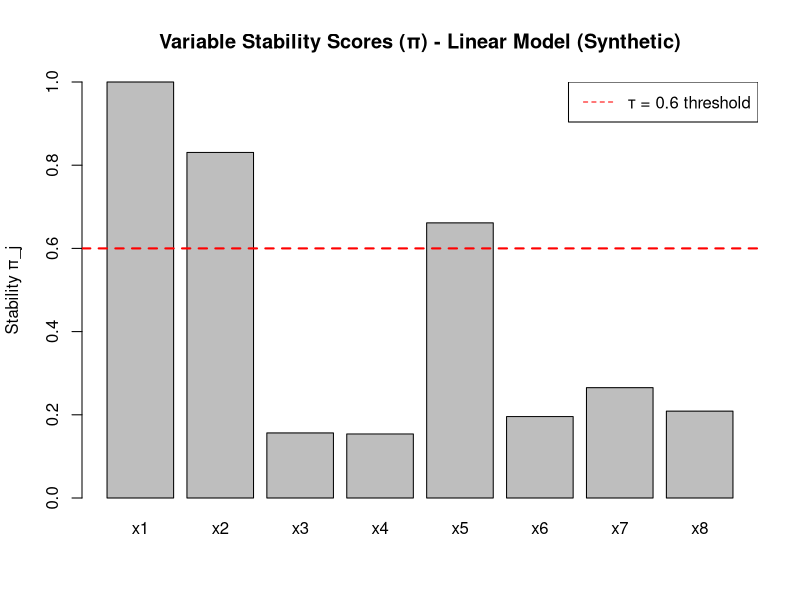
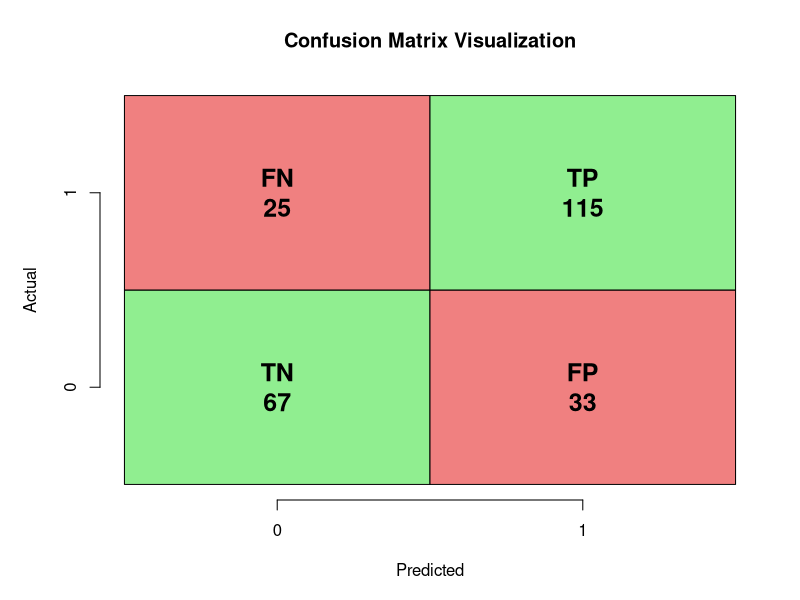
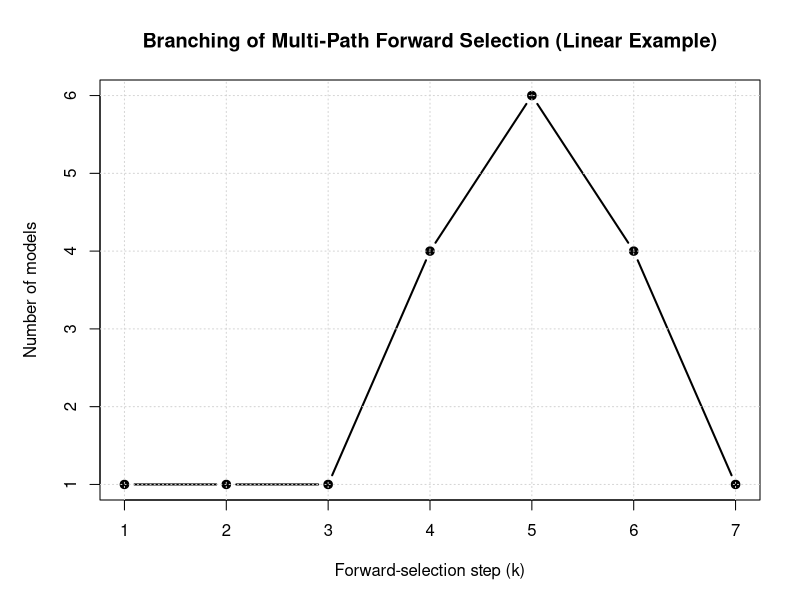
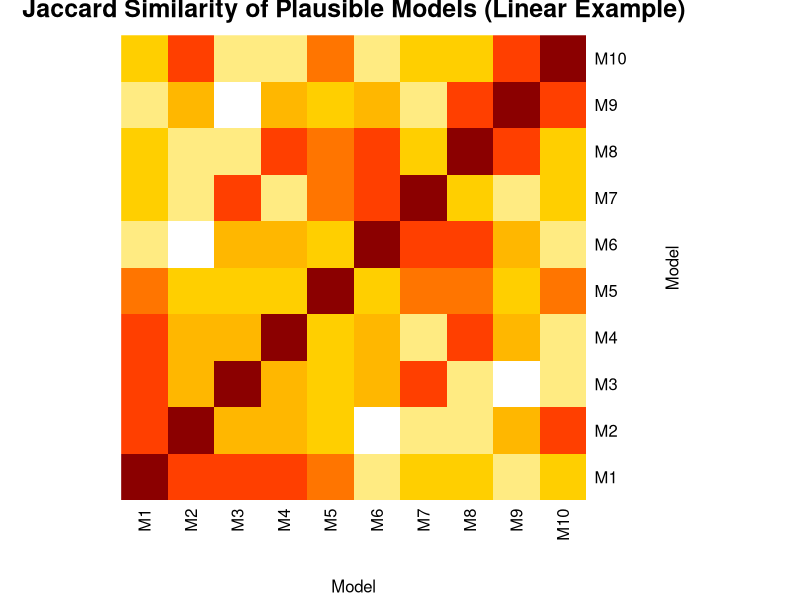

Here is the R script that generated these plots, in order: (Note: this script raises an error after producing the figures.)
## ---- chunk 1
knitr::opts_chunk$set(
  echo = TRUE,
  message = FALSE,
  warning = FALSE,
  fig.width = 10,
  fig.height = 6
)
set.seed(42)

## ---- chunk 2
## Synthetic Gaussian data

n  <- 200
p  <- 8
X_linear <- as.data.frame(matrix(rnorm(n * p), n, p))
names(X_linear) <- paste0("x", 1:p)

beta <- c(2, -1.5, 0, 0, 1, rep(0, p - 5))
y_linear <- as.numeric(as.matrix(X_linear) %*% beta + rnorm(n, sd = 1.0))

## Synthetic Logistic data

n2 <- 240
p2 <- 6
X_logistic <- as.data.frame(matrix(rnorm(n2 * p2), n2, p2))
names(X_logistic) <- paste0("x", 1:p2)

linlp <- 0.6 + 1.0 * X_logistic$x1 - 1.2 * X_logistic$x2 + 0.8 * X_logistic$x5
pr    <- 1 / (1 + exp(-linlp))
y_logistic <- rbinom(n2, size = 1, prob = pr)

## ---- chunk 3

# -------------------------------------------------------------

# Core Helper: fit_model_aic()

# -------------------------------------------------------------

#' Compute AIC for a model with selected predictors
#'
#' @param X A data frame of predictors (n × p)
#' @param y Response vector of length n
#' @param vars Integer vector of column indices to include (empty = intercept-only)
#' @param model_type Either "gaussian" or "binomial"
#'
#' @return Numeric AIC value
fit_model_aic <- function(X, y, vars, model_type = c("gaussian", "binomial")) {
model_type <- match.arg(model_type)

# Empty model (intercept only)

if (length(vars) == 0) {
df  <- data.frame(y = y)
fam <- if (model_type == "gaussian") gaussian() else binomial()
fit <- glm(y ~ 1, data = df, family = fam)
return(AIC(fit))
}

# Data frame with selected predictors

df  <- data.frame(y = y, X[, vars, drop = FALSE])
fam <- if (model_type == "gaussian") gaussian() else binomial()
fit <- glm(y ~ ., data = df, family = fam)

AIC(fit)
}

## Quick internal test (Gaussian example)

test_aic_empty <- fit_model_aic(
X = X_linear,
y = y_linear,
vars = integer(0),
model_type = "gaussian"
)

test_aic_two_vars <- fit_model_aic(
X = X_linear,
y = y_linear,
vars = c(1, 2),
model_type = "gaussian"
)

cat("Test: Intercept-only AIC =", round(test_aic_empty, 3), "\n")
cat("Test: AIC with x1 + x2    =", round(test_aic_two_vars, 3), "\n")


## ---- chunk 4
#-------------------------------------------------------------
#Algorithm 1: multi_path_forward()
#-------------------------------------------------------------

#' Algorithm 1: Multiple-Path Forward Selection
#'
#' @param X Data frame of predictors
#' @param y Response vector
#' @param model_type "gaussian" or "binomial"
#' @param K Maximum number of steps (defaults to min(p, 10))
#' @param eps Minimum AIC improvement required to expand a model
#' @param delta AIC tolerance for keeping near-ties
#' @param L Maximum number of models to keep per step
#'
#' @return List with:
#' - var_names: predictor names
#' - step_models: models at each step (list of lists)
#' - step_AICs: corresponding AICs
multi_path_forward <- function(
X, y,
model_type = c("gaussian", "binomial"),
K = NULL,
eps = 1e-6,
delta = 2,
L = 50
) {
model_type <- match.arg(model_type)
X <- as.data.frame(X)

p <- ncol(X)
var_names <- colnames(X)
if (is.null(K)) K <- min(p, 10)

#Helper to create unique key for a model

model_key <- function(idx) {
if (length(idx) == 0) return("")
paste(sort(idx), collapse = ",")
}

#Initialize: parent is empty model (intercept only)

parent_models <- list(integer(0))
parent_AICs <- fit_model_aic(X, y, vars = integer(0), model_type = model_type)

step_models <- list()
step_AICs <- list()

for (k in seq_len(K)) {
cat("Step", k, ": processing", length(parent_models), "parent model(s)...\n")

children_list <- list()
children_AICs <- numeric(0)
children_keys <- character(0)

# For each parent, generate all possible children
for (m in seq_along(parent_models)) {
  parent_idx <- parent_models[[m]]
  parent_aic <- parent_AICs[m]

  remaining <- setdiff(seq_len(p), parent_idx)
  if (length(remaining) == 0) next  # no more variables to add

  cand_models <- list()
  cand_AICs   <- numeric(0)

  # Try adding each remaining variable
  for (j in remaining) {
    child_idx <- sort(c(parent_idx, j))
    aic_child <- fit_model_aic(X, y, vars = child_idx, model_type = model_type)
    cand_models[[length(cand_models) + 1]] <- child_idx
    cand_AICs[length(cand_AICs) + 1]       <- aic_child
  }

  if (!length(cand_AICs)) next

  best_child_AIC <- min(cand_AICs)

  # Check: is there at least eps improvement?
  if ((parent_aic - best_child_AIC) < eps) {
    cat("  Parent", m, ": no improvement ≥ eps; stopping expansion.\n")
    next
  }

  # Keep children within delta of best child AIC
  keep_idx <- which(cand_AICs <= best_child_AIC + delta)
  for (i_keep in keep_idx) {
    child_idx <- cand_models[[i_keep]]
    aic_child <- cand_AICs[i_keep]
    key       <- model_key(child_idx)

    children_list[[length(children_list) + 1]] <- child_idx
    children_AICs[length(children_AICs) + 1]   <- aic_child
    children_keys[length(children_keys) + 1]   <- key
  }
}

# If no children generated, stop
if (!length(children_list)) {
  cat("No further improvement. Stopping.\n")
  break
}

# Deduplicate: keep best AIC per unique model key
df_children <- data.frame(
  key = children_keys,
  AIC = children_AICs,
  stringsAsFactors = FALSE
)

agg <- aggregate(AIC ~ key, data = df_children, FUN = min)
agg <- agg[order(agg$AIC), ]

# Cap at L models
if (!is.null(L) && nrow(agg) > L) {
  agg <- agg[seq_len(L), ]
}

cat("  Step", k, "produced", nrow(agg), "unique model(s) after dedup/cap.\n")

# Convert keys back to index vectors
new_parents <- vector("list", nrow(agg))
new_AICs    <- numeric(nrow(agg))

for (i in seq_len(nrow(agg))) {
  key <- agg$key[i]
  if (key == "") {
    idx <- integer(0)
  } else {
    idx <- as.integer(strsplit(key, ",")[[1]])
  }
  new_parents[[i]] <- idx
  new_AICs[i]      <- agg$AIC[i]
}

step_models[[k]] <- new_parents
step_AICs[[k]]   <- new_AICs

parent_models <- new_parents
parent_AICs   <- new_AICs

}

cat("\n=== Algorithm 1 Complete ===\n")

list(
var_names = var_names,
step_models = step_models,
step_AICs = step_AICs
)
}

cat("\n### RUNNING ALGORITHM 1: LINEAR REGRESSION (Synthetic) ###\n\n")
mp_full_linear <- multi_path_forward(
X = X_linear,
y = y_linear,
model_type = "gaussian",
K = NULL, # auto: min(p, 10)
eps = 1e-6,
delta = 2,
L = 50
)

cat("\nModels per step:\n")
print(sapply(mp_full_linear$step_models, length))






## ---- chunk 5
#-------------------------------------------------------------
#Algorithm 2: compute_stability()
#-------------------------------------------------------------

#' Algorithm 2: Compute variable stability via resampling
#'
#' @param X Data frame of predictors
#' @param y Response vector
#' @param model_type "gaussian" or "binomial"
#' @param B Number of resamples
#' @param resample_type "bootstrap" or "subsample"
#' @param m Subsample size (if using subsample)
#' @param K, eps, delta, L Algorithm 1 parameters
#'
#' @return Numeric vector of stability scores (one per predictor)
compute_stability <- function(
X, y,
model_type = c("gaussian", "binomial"),
B = 50,
resample_type = c("bootstrap", "subsample"),
m = NULL,
K = NULL,
eps = 1e-6,
delta = 2,
L = 50
) {
model_type <- match.arg(model_type)
resample_type <- match.arg(resample_type)

X <- as.data.frame(X)
n <- nrow(X)
p <- ncol(X)
var_names <- colnames(X)

if (is.null(m)) m <- ceiling(sqrt(n))
# Matrix to store proportions: rows = resamples, cols = variables

Z <- matrix(0, nrow = B, ncol = p)
colnames(Z) <- var_names

for (b in seq_len(B)) {
if (b %% 10 == 0) cat("Resample", b, "/", B, "\n")

# Generate resample
if (resample_type == "bootstrap") {
  idx <- sample(seq_len(n), size = n, replace = TRUE)
} else {
  idx <- sample(seq_len(n), size = m, replace = FALSE)
}

Xb <- X[idx, , drop = FALSE]
yb <- y[idx]

# Run multi-path search on resample
mp_b <- multi_path_forward(
  X = Xb, y = yb,
  model_type = model_type,
  K = K,
  eps = eps,
  delta = delta,
  L = L
)

# Collect all models from this resample
all_models_b <- unlist(mp_b$step_models, recursive = FALSE)
if (!length(all_models_b)) next

M <- length(all_models_b)

# For each variable, count how many models contain it
for (j in seq_len(p)) {
  count_j <- sum(vapply(
    all_models_b,
    function(idx) j %in% idx,
    logical(1)
  ))
  Z[b, j] <- count_j / M
}

}

#Average over resamples

pi <- colMeans(Z)

cat("\n=== Algorithm 2 Complete ===\n")
cat("Stability scores (π):\n")
print(round(pi, 3))

pi
}

cat("\n### RUNNING ALGORITHM 2: STABILITY (LINEAR, Synthetic) ###\n\n")
stability_pi_linear <- compute_stability(
X = X_linear, y = y_linear,
model_type = "gaussian",
B = 20, # reduced for knitting speed; use 50+ in final
resample_type = "bootstrap",
K = NULL,
eps = 1e-6,
delta = 2,
L = 50
)

barplot(
stability_pi_linear,
main = "Variable Stability Scores (π) - Linear Model (Synthetic)",
ylab = "Stability π_j",
ylim = c(0, 1)
)
abline(h = 0.6, lty = 2, col = "red", lwd = 2)
legend("topright", legend = "τ = 0.6 threshold", lty = 2, col = "red")

## ---- chunk 6

# ---------------------------------------------------------
# Algorithm 3: Plausible Model Selection
# ---------------------------------------------------------
# Combines:
#  • AIC quality (within Δ of best model)
#  • Stability (average π ≥ τ)
# ---------------------------------------------------------

#' Algorithm 3: Select plausible, stable models
#'
#' @param mp_full Output list from Algorithm 1
#' @param stability_pi Named vector of stability scores (Algorithm 2)
#' @param Delta AIC tolerance (default = 2)
#' @param tau Minimum average stability threshold (default = 0.6)
#'
#' @return Data frame of plausible models:
#'   columns = key, AIC, AIC_diff, size, vars, avg_stability
#'
select_plausible_models <- function(
    mp_full,
    stability_pi,
    Delta = 2,
    tau = 0.6
) {

  var_names   <- mp_full$var_names
  step_models <- mp_full$step_models
  step_AICs   <- mp_full$step_AICs

  # Helper: unique key for a set of variables
  model_key <- function(idx) {
    if (length(idx) == 0) return("")
    paste(sort(idx), collapse = ",")
  }

  # Flatten all models and AICs
  all_models <- unlist(step_models, recursive = FALSE)
  all_AICs   <- unlist(step_AICs)

  if (length(all_models) == 0) {
    cat("No models generated!\n")
    return(data.frame())
  }

  # Create model keys
  keys <- vapply(all_models, model_key, character(1))

  df <- data.frame(
    key = keys,
    AIC = all_AICs,
    stringsAsFactors = FALSE
  )

  # Aggregate by model key → keep minimum AIC per model
  agg <- aggregate(AIC ~ key, data = df, FUN = min)

  # Remove intercept-only model
  agg <- agg[agg$key != "", ]

  if (nrow(agg) == 0) {
    cat("No non-intercept models!\n")
    return(data.frame())
  }

  # Compute AIC differences
  best_AIC      <- min(agg$AIC)
  agg$AIC_diff  <- agg$AIC - best_AIC

  # Filter by AIC ≤ best + Delta
  plausible <- agg[agg$AIC_diff <= Delta, ]

  if (nrow(plausible) == 0) {
    cat("No models within AIC window!\n")
    return(data.frame())
  }

  # Compute size and stability
  size      <- integer(nrow(plausible))
  avg_stab  <- numeric(nrow(plausible))
  vars_str  <- character(nrow(plausible))

  for (i in seq_len(nrow(plausible))) {
    key <- plausible$key[i]
    idx <- as.integer(strsplit(key, ",")[[1]])

    size[i] <- length(idx)

    these_vars <- var_names[idx]
    vars_str[i] <- paste(these_vars, collapse = " + ")

    # Stability of the variables in this model
    avg_stab[i] <- mean(stability_pi[these_vars])
  }

  plausible$size          <- size
  plausible$vars          <- vars_str
  plausible$avg_stability <- avg_stab

  # Filter by stability threshold τ
  plausible_final <- plausible[plausible$avg_stability >= tau, ]

  if (nrow(plausible_final) == 0) {
    cat("Warning: No models meet stability threshold τ =", tau, "\n")
    cat("Returning all models in AIC window.\n")
    plausible_final <- plausible
  }

  # Order by AIC
  plausible_final <- plausible_final[order(plausible_final$AIC), ]

  cat("\n=== Algorithm 3 Complete ===\n")
  cat("Selected", nrow(plausible_final), "plausible model(s).\n")

  plausible_final
}

## ---- chunk 7
#-------------------------------------------------------------
#Algorithm 4: multi_path_AIC_pipeline()
#-------------------------------------------------------------

#' Algorithm 4: Complete Multi-Path AIC Pipeline
#'
#' @param X data frame of predictors
#' @param y response vector
#' @param model_type "gaussian" or "binomial"
#' @param K, eps, delta, L Algorithm 1 parameters
#' @param B, resample_type, m Algorithm 2 parameters
#' @param Delta, tau Algorithm 3 parameters
#'
#' @return list with:
#'   - mp_full: Algorithm 1 output
#'   - stability_pi: Algorithm 2 output
#'   - plausible: Algorithm 3 output
multi_path_AIC_pipeline <- function(
    X, y,
    model_type = c("gaussian", "binomial"),
    K = NULL,
    eps = 1e-6,
    delta = 2,
    L = 50,
    B = 50,
    resample_type = c("bootstrap", "subsample"),
    m = NULL,
    Delta = 2,
    tau = 0.6
) {
  model_type    <- match.arg(model_type)
  resample_type <- match.arg(resample_type)

  cat("\n", strrep("=", 60), "\n")
  cat("MULTI-PATH AIC PIPELINE\n")
  cat("Model type:", model_type, "\n")
  cat("Resamples (B):", B, "\n")
  cat(strrep("=", 60), "\n\n")

  # Step 1: Multi-path forward selection
  cat(">>> STEP 1: Multi-Path Forward Selection <<<\n\n")
  mp_full <- multi_path_forward(
    X = X, y = y,
    model_type = model_type,
    K = K,
    eps = eps,
    delta = delta,
    L = L
  )

  # Step 2: Stability via resampling
  cat("\n>>> STEP 2: Stability Estimation via Resampling <<<\n\n")
  stability_pi <- compute_stability(
    X = X, y = y,
    model_type    = model_type,
    B             = B,
    resample_type = resample_type,
    m             = m,
    K = K,
    eps = eps,
    delta = delta,
    L = L
  )

  # Step 3: Plausible models
  cat("\n>>> STEP 3: Plausible Model Selection <<<\n\n")
  plausible <- select_plausible_models(
    mp_full      = mp_full,
    stability_pi = stability_pi,
    Delta        = Delta,
    tau          = tau
  )

  cat("\n", strrep("=", 60), "\n")
  cat("PIPELINE COMPLETE\n")
  cat(strrep("=", 60), "\n")

  list(
    mp_full      = mp_full,
    stability_pi = stability_pi,
    plausible    = plausible
  )
}

## ---- chunk 8
#' (Optional) Confusion metrics for logistic models
#'
#' Computes confusion matrix and basic metrics at cutoff 0.5:
#' prevalence, accuracy, sensitivity, specificity, FDR, DOR.
#'
#' @param fit glm object with binomial family
#' @param y optional true labels (0/1 or 2-level factor). If NULL,
#'   tries to use fit$y.
#' @param newdata optional newdata for prediction; if NULL, uses training data.
#' @param cutoff probability threshold (default 0.5)
#'
#' @return list with 'confusion_matrix' and 'metrics' (named numeric vector)
confusion_metrics <- function(
    fit,
    y = NULL,
    newdata = NULL,
    cutoff = 0.5
) {
  if (!inherits(fit, "glm")) {
    stop("'fit' must be a glm object.")
  }
  fam <- stats::family(fit)$family
  if (fam != "binomial") {
    stop("'fit' must have binomial family.")
  }
  
  if (is.null(newdata)) {
    probs <- stats::fitted(fit)
  } else {
    probs <- stats::predict(fit, newdata = newdata, type = "response")
  }
  
  if (is.null(y)) {
    if (!is.null(fit$y)) {
      y <- fit$y
    } else {
      stop("Argument 'y' must be supplied if fit$y is not available.")
    }
  }
  
  if (is.factor(y)) {
    if (nlevels(y) != 2L) stop("y must be binary.")
    y <- as.integer(y == levels(y)[2L])
  } else {
    y <- as.numeric(y)
  }
  
  if (length(y) != length(probs)) {
    stop("length(y) must equal length of predicted probabilities.")
  }
  
  pred <- as.integer(probs >= cutoff)
  
  TP <- sum(pred == 1 & y == 1, na.rm = TRUE)
  TN <- sum(pred == 0 & y == 0, na.rm = TRUE)
  FP <- sum(pred == 1 & y == 0, na.rm = TRUE)
  FN <- sum(pred == 0 & y == 1, na.rm = TRUE)
  
  total <- TP + TN + FP + FN
  
  prevalence  <- (TP + FN) / total
  accuracy    <- (TP + TN) / total
  sensitivity <- if ((TP + FN) == 0) NA_real_ else TP / (TP + FN)
  specificity <- if ((TN + FP) == 0) NA_real_ else TN / (TN + FP)
  FDR         <- if ((TP + FP) == 0) NA_real_ else FP / (TP + FP)
  DOR         <- if (TP == 0 || TN == 0 || FP == 0 || FN == 0) {
    NA_real_
  } else {
    (TP * TN) / (FP * FN)
  }
  
  cm <- matrix(
    c(TN, FP, FN, TP),
    nrow = 2, byrow = TRUE,
    dimnames = list(
      Predicted = c("0", "1"),
      True      = c("0", "1")
    )
  )
  
  list(
    confusion_matrix = cm,
    metrics = c(
      prevalence  = prevalence,
      accuracy    = accuracy,
      sensitivity = sensitivity,
      specificity = specificity,
      FDR         = FDR,
      DOR         = DOR
    )
  )
}
## ---- chunk 9
cat("\n\n")
cat(strrep("#", 70), "\n")
cat("COMPLETE EXAMPLE: LINEAR REGRESSION (Synthetic Data)\n")
cat(strrep("#", 70), "\n\n")

result_linear <- multi_path_AIC_pipeline(
X = X_linear,
y = y_linear,
model_type = "gaussian",
K = NULL, # min(p, 10)
eps = 1e-6,
delta = 2,
L = 50,
B = 20, # reduced for knitting speed; 50+ recommended
resample_type = "bootstrap",
m = NULL,
Delta = 2,
tau = 0.6
)

cat("\n### FINAL RESULTS: LINEAR REGRESSION ###\n\n")
cat("Number of plausible models:", nrow(result_linear$plausible), "\n\n")

final_table <- result_linear$plausible[
, c("AIC", "AIC_diff", "size", "vars", "avg_stability")
]
rownames(final_table) <- NULL
print(final_table)

cat("\n### Stability Scores ###\n")
print(round(result_linear$stability_pi, 3))
## ---- chunk 10

cat("\n\n")
cat(strrep("#", 70), "\n")
cat("COMPLETE EXAMPLE: LOGISTIC REGRESSION (Synthetic Binary Data)\n")
cat(strrep("#", 70), "\n\n")

result_logistic <- multi_path_AIC_pipeline(
  X             = X_logistic,
  y             = y_logistic,
  model_type    = "binomial",
  K             = NULL,
  eps           = 1e-6,
  delta         = 2,
  L             = 50,
  B             = 20,
  resample_type = "bootstrap",
  m             = NULL,
  Delta         = 2,
  tau           = 0.6
)

cat("\n### FINAL RESULTS: LOGISTIC REGRESSION ###\n\n")
cat("Number of plausible models:", nrow(result_logistic$plausible), "\n\n")

final_table_log <- result_logistic$plausible[
  , c("AIC", "AIC_diff", "size", "vars", "avg_stability")
]
rownames(final_table_log) <- NULL
print(final_table_log)

cat("\n### Stability Scores ###\n")
print(round(result_logistic$stability_pi, 3))

# ============================================================================
# NEW SECTION: Confusion Matrix and Classification Metrics
# ============================================================================

cat("\n\n")
cat(strrep("=", 70), "\n")
cat("CLASSIFICATION PERFORMANCE EVALUATION\n")
cat(strrep("=", 70), "\n\n")

if (nrow(result_logistic$plausible) > 0) {
  # Extract best plausible model
  best_key <- result_logistic$plausible$key[1]
  best_vars <- result_logistic$plausible$vars[1]
  best_idx <- as.integer(strsplit(best_key, ",")[[1]])
  
  cat("Best Plausible Model:", best_vars, "\n\n")
  
  # Fit the best model
  X_best <- X_logistic[, best_idx, drop = FALSE]
  df_logistic <- data.frame(y = y_logistic, X_best)
  fit_best_logistic <- glm(y ~ ., data = df_logistic, family = binomial())
  
  # Compute confusion matrix and metrics
  cm_results <- confusion_metrics(
    fit = fit_best_logistic,
    y = y_logistic,
    cutoff = 0.5
  )
  
  cat("### Confusion Matrix (Cutoff = 0.5) ###\n\n")
  print(cm_results$confusion_matrix)
  
  cat("\n### Classification Metrics ###\n\n")
  metrics_df <- data.frame(
    Metric = names(cm_results$metrics),
    Value = round(cm_results$metrics, 4)
  )
  rownames(metrics_df) <- NULL
  print(metrics_df)
  
  # Visual representation
  cat("\n### Key Performance Indicators ###\n\n")
  cat(sprintf("  Accuracy:    %.2f%% (%.0f/%.0f correct)\n", 
              cm_results$metrics["accuracy"] * 100,
              sum(diag(cm_results$confusion_matrix)),
              sum(cm_results$confusion_matrix)))
  
  cat(sprintf("  Sensitivity: %.2f%% (True Positive Rate)\n", 
              cm_results$metrics["sensitivity"] * 100))
  
  cat(sprintf("  Specificity: %.2f%% (True Negative Rate)\n", 
              cm_results$metrics["specificity"] * 100))
  
  cat(sprintf("  FDR:         %.2f%% (False Discovery Rate)\n", 
              cm_results$metrics["FDR"] * 100))
  
  cat(sprintf("  DOR:         %.2f (Diagnostic Odds Ratio)\n", 
              cm_results$metrics["DOR"]))
  
  # Interpretation
  cat("\n### Interpretation ###\n\n")
  cat("The confusion matrix shows the model's classification performance:\n")
  cat("- True Negatives (TN):", cm_results$confusion_matrix[1,1], "\n")
  cat("- False Positives (FP):", cm_results$confusion_matrix[1,2], "\n")
  cat("- False Negatives (FN):", cm_results$confusion_matrix[2,1], "\n")
  cat("- True Positives (TP):", cm_results$confusion_matrix[2,2], "\n\n")
  
  if (cm_results$metrics["accuracy"] > 0.8) {
    cat("The model demonstrates strong classification performance (>80% accuracy).\n")
  } else if (cm_results$metrics["accuracy"] > 0.7) {
    cat("The model shows acceptable classification performance (70-80% accuracy).\n")
  } else {
    cat("The model may need improvement (accuracy <70%).\n")
  }
  
  # Optional: Plot confusion matrix as heatmap
  cat("\n")
  library(graphics)
  
  # Create a simple confusion matrix visualization
  cm_matrix <- cm_results$confusion_matrix
  par(mar = c(5, 5, 4, 2))
  
  # Normalize for color scaling
  cm_prop <- cm_matrix / sum(cm_matrix)
  
  # Create color palette
  colors <- c("white", "lightblue", "blue", "darkblue")
  color_breaks <- seq(0, max(cm_prop), length.out = length(colors) + 1)
  
  # Simple text-based display
  plot(1, 1, type = "n", xlim = c(0, 2), ylim = c(0, 2), 
       xlab = "Predicted", ylab = "Actual",
       main = "Confusion Matrix Visualization",
       xaxt = "n", yaxt = "n", bty = "n")
  
  # Add grid
  rect(c(0, 1), c(0, 0), c(1, 2), c(1, 1), 
       col = c("lightgreen", "lightcoral"))
  rect(c(0, 1), c(1, 1), c(1, 2), c(2, 2), 
       col = c("lightcoral", "lightgreen"))
  
  # Add values
  text(0.5, 0.5, paste0("TN\n", cm_matrix[1,1]), cex = 1.5, font = 2)
  text(1.5, 0.5, paste0("FP\n", cm_matrix[1,2]), cex = 1.5, font = 2)
  text(0.5, 1.5, paste0("FN\n", cm_matrix[2,1]), cex = 1.5, font = 2)
  text(1.5, 1.5, paste0("TP\n", cm_matrix[2,2]), cex = 1.5, font = 2)
  
  # Add axis labels
  axis(1, at = c(0.5, 1.5), labels = c("0", "1"))
  axis(2, at = c(0.5, 1.5), labels = c("0", "1"))
  
} else {
  cat("No plausible models found - cannot compute confusion matrix.\n")
}

cat("\n")
cat(strrep("=", 70), "\n\n")

## ---- chunk 11
cat("\n### PARAMETER SUMMARY ###\n\n")

params_df <- data.frame(
Algorithm = c(
"Algorithm 1", "Algorithm 1", "Algorithm 1", "Algorithm 1",
"Algorithm 2", "Algorithm 2",
"Algorithm 3", "Algorithm 3"
),
Parameter = c(
"K", "ε", "δ", "L",
"B", "resample_type",
"Δ", "τ"
),
Used_Value = c(
"min(p, 10)", "1e-6", "2", "50",
"20 (demo; 50+ recommended)", "bootstrap",
"2", "0.6"
),
Description = c(
"Maximum model size",
"Minimum AIC improvement threshold",
"AIC tolerance for near-ties",
"Max models per step",
"Number of resamples",
"Resample method (bootstrap/subsample)",
"AIC tolerance for plausibility window",
"Minimum average stability threshold"
),
stringsAsFactors = FALSE
)

print(params_df)

## ---- chunk 12
# -------------------------------------------------------------

# BONUS VISUALIZATION 1

# Branching complexity of multi-path forward selection (linear)

# -------------------------------------------------------------

# Uses: mp_full_linear created earlier from the linear example.

# Shows how many models are "alive" at each forward-selection step.

# -------------------------------------------------------------

if (exists("mp_full_linear")) {
models_per_step <- sapply(mp_full_linear$step_models, length)
steps <- seq_along(models_per_step)

par(mar = c(5, 5, 4, 2))
plot(
steps, models_per_step,
type = "b",
xlab = "Forward-selection step (k)",
ylab = "Number of models",
main = "Branching of Multi-Path Forward Selection (Linear Example)",
lwd  = 2,
pch  = 19
)
grid()

cat(
"\nBonus visualization 1: Branching complexity\n",
"------------------------------------------------------------\n",
"This plot tracks how many candidate models survive at each\n",
"forward-selection step. A flat line would correspond to a\n",
"single greedy path, while growth indicates that the algorithm\n",
"is exploring multiple near-best paths in parallel.\n\n"
)

} else {
cat("Object 'mp_full_linear' not found; run the linear pipeline first.\n")
}

## ---- chunk 13

# ------------------------------------------------------------------

# BONUS VISUALIZATION 2

# Jaccard similarity heatmap for plausible models (linear)

# ------------------------------------------------------------------

# Uses: result_linear$plausible and mp_full_linear$var_names.

# Builds a model-by-model Jaccard similarity matrix based on the

# variables in each plausible model and displays it as a heatmap.

# ------------------------------------------------------------------

if (exists("result_linear") &&
!is.null(result_linear$plausible) &&
nrow(result_linear$plausible) > 0 &&
exists("mp_full_linear")) {

plaus     <- result_linear$plausible
var_names <- mp_full_linear$var_names

model_keys <- plaus$key
M <- length(model_keys)
P <- length(var_names)

# Incidence matrix: rows = models, cols = variables

incidence <- matrix(0, nrow = M, ncol = P)
colnames(incidence) <- var_names
rownames(incidence) <- paste0("M", seq_len(M))

for (i in seq_len(M)) {
idx <- as.integer(strsplit(model_keys[i], ",")[[1]])
incidence[i, idx] <- 1
}

# Jaccard similarity between models

jaccard <- matrix(0, nrow = M, ncol = M)
rownames(jaccard) <- rownames(incidence)
colnames(jaccard) <- rownames(incidence)

for (i in seq_len(M)) {
for (j in seq_len(M)) {
inter <- sum(incidence[i, ] & incidence[j, ])
union <- sum(incidence[i, ] | incidence[j, ])
jaccard[i, j] <- if (union == 0) 0 else inter / union
}
}

if (M > 1) {
# Slightly nicer color scale (still base R)
pal <- colorRampPalette(c("white", "gold", "orange", "red", "darkred"))(50)
heatmap(
  jaccard,
  Rowv   = NA,
  Colv   = NA,
  scale  = "none",
  col    = pal,
  main   = "Jaccard Similarity of Plausible Models (Linear Example)",
  xlab   = "Model",
  ylab   = "Model",
  margins = c(6, 6)
)

cat(
  "\nBonus visualization 2: Jaccard overlap heatmap\n",
  "------------------------------------------------------------\n",
  "Each cell shows the Jaccard similarity between a pair of\n",
  "plausible models (intersection / union of their variable sets).\n",
  "Dark cells (near 1) indicate highly overlapping models, while\n",
  "light cells (near 0) correspond to models that use mostly\n",
  "different predictors. This makes it easy to see whether the\n",
  "plausible set is redundant or genuinely diverse.\n\n"
)

} else {
cat("Only one plausible model found; Jaccard heatmap is not informative.\n")
}

} else {
cat("Plausible models for the linear example not found; run the linear pipeline first.\n")
}



## ---- chunk 14
knitr::include_graphics("screenshot1.png")
knitr::include_graphics("screenshot2.png")
